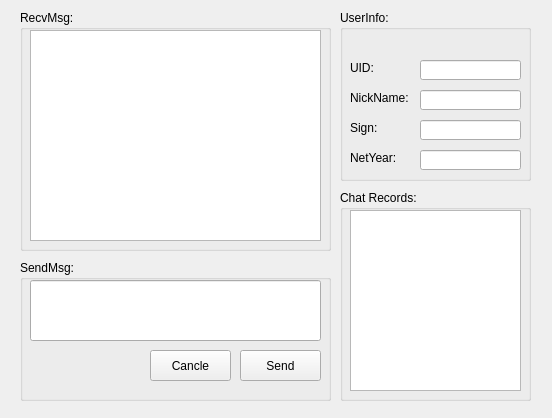
<?xml version="1.0" encoding="UTF-8"?>
<ui version="4.0">
 <class>FormChatting</class>
 <widget class="QWidget" name="FormChatting">
  <property name="geometry">
   <rect>
    <x>0</x>
    <y>0</y>
    <width>552</width>
    <height>418</height>
   </rect>
  </property>
  <property name="windowTitle">
   <string>Form</string>
  </property>
  <widget class="QGroupBox" name="gb_sendMsg">
   <property name="geometry">
    <rect>
     <x>20</x>
     <y>260</y>
     <width>311</width>
     <height>141</height>
    </rect>
   </property>
   <property name="title">
    <string>SendMsg:</string>
   </property>
   <widget class="QLineEdit" name="le_sendMsg">
    <property name="geometry">
     <rect>
      <x>10</x>
      <y>20</y>
      <width>291</width>
      <height>61</height>
     </rect>
    </property>
   </widget>
   <widget class="QToolButton" name="tb_cancle">
    <property name="geometry">
     <rect>
      <x>130</x>
      <y>90</y>
      <width>81</width>
      <height>31</height>
     </rect>
    </property>
    <property name="text">
     <string>Cancle</string>
    </property>
   </widget>
   <widget class="QToolButton" name="tb_send">
    <property name="geometry">
     <rect>
      <x>220</x>
      <y>90</y>
      <width>81</width>
      <height>31</height>
     </rect>
    </property>
    <property name="text">
     <string>Send</string>
    </property>
   </widget>
  </widget>
  <widget class="QGroupBox" name="gb_userInfo">
   <property name="geometry">
    <rect>
     <x>340</x>
     <y>10</y>
     <width>191</width>
     <height>171</height>
    </rect>
   </property>
   <property name="title">
    <string>UserInfo:</string>
   </property>
   <widget class="QLabel" name="label">
    <property name="geometry">
     <rect>
      <x>10</x>
      <y>50</y>
      <width>61</width>
      <height>16</height>
     </rect>
    </property>
    <property name="text">
     <string>UID:</string>
    </property>
   </widget>
   <widget class="QLineEdit" name="le_uid">
    <property name="geometry">
     <rect>
      <x>80</x>
      <y>50</y>
      <width>101</width>
      <height>20</height>
     </rect>
    </property>
   </widget>
   <widget class="QLineEdit" name="le_nickname">
    <property name="geometry">
     <rect>
      <x>80</x>
      <y>80</y>
      <width>101</width>
      <height>20</height>
     </rect>
    </property>
   </widget>
   <widget class="QLabel" name="label_2">
    <property name="geometry">
     <rect>
      <x>10</x>
      <y>80</y>
      <width>61</width>
      <height>16</height>
     </rect>
    </property>
    <property name="text">
     <string>NickName:</string>
    </property>
   </widget>
   <widget class="QLineEdit" name="le_sign">
    <property name="geometry">
     <rect>
      <x>80</x>
      <y>110</y>
      <width>101</width>
      <height>20</height>
     </rect>
    </property>
   </widget>
   <widget class="QLabel" name="label_3">
    <property name="geometry">
     <rect>
      <x>10</x>
      <y>110</y>
      <width>61</width>
      <height>16</height>
     </rect>
    </property>
    <property name="text">
     <string>Sign:</string>
    </property>
   </widget>
   <widget class="QLineEdit" name="le_netyear">
    <property name="geometry">
     <rect>
      <x>80</x>
      <y>140</y>
      <width>101</width>
      <height>20</height>
     </rect>
    </property>
   </widget>
   <widget class="QLabel" name="label_4">
    <property name="geometry">
     <rect>
      <x>10</x>
      <y>140</y>
      <width>61</width>
      <height>16</height>
     </rect>
    </property>
    <property name="text">
     <string>NetYear:</string>
    </property>
   </widget>
  </widget>
  <widget class="QGroupBox" name="gb_userInfo_2">
   <property name="geometry">
    <rect>
     <x>340</x>
     <y>190</y>
     <width>191</width>
     <height>211</height>
    </rect>
   </property>
   <property name="title">
    <string>Chat Records:</string>
   </property>
   <widget class="QTextBrowser" name="tb_records">
    <property name="geometry">
     <rect>
      <x>10</x>
      <y>20</y>
      <width>171</width>
      <height>181</height>
     </rect>
    </property>
   </widget>
  </widget>
  <widget class="QGroupBox" name="gb_recvMsg">
   <property name="geometry">
    <rect>
     <x>20</x>
     <y>10</y>
     <width>311</width>
     <height>241</height>
    </rect>
   </property>
   <property name="title">
    <string>RecvMsg:</string>
   </property>
   <widget class="QTextBrowser" name="tb_recvMsg">
    <property name="geometry">
     <rect>
      <x>10</x>
      <y>20</y>
      <width>291</width>
      <height>211</height>
     </rect>
    </property>
   </widget>
  </widget>
 </widget>
 <resources/>
 <connections/>
</ui>
